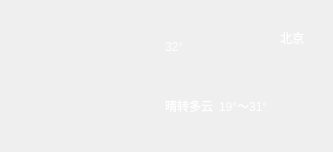
    <widget class="QWidget" name="widget_tianqi" native="true">
     <property name="geometry">
      <rect>
       <x>10</x>
       <y>50</y>
       <width>333</width>
       <height>130</height>
      </rect>
     </property>
     <layout class="QHBoxLayout" name="horizontalLayout_9">
      <item>
       <widget class="QLabel" name="lblTypeIcon">
        <property name="minimumSize">
         <size>
          <width>130</width>
          <height>130</height>
         </size>
        </property>
        <property name="maximumSize">
         <size>
          <width>130</width>
          <height>130</height>
         </size>
        </property>
        <property name="text">
         <string/>
        </property>
        <property name="pixmap">
         <pixmap resource="main.qrc">:/res/type/DuoYun.png</pixmap>
        </property>
        <property name="scaledContents">
         <bool>true</bool>
        </property>
        <property name="alignment">
         <set>Qt::AlignmentFlag::AlignCenter</set>
        </property>
       </widget>
      </item>
      <item>
       <widget class="QWidget" name="widget_5" native="true">
        <property name="minimumSize">
         <size>
          <width>0</width>
          <height>130</height>
         </size>
        </property>
        <property name="maximumSize">
         <size>
          <width>16777215</width>
          <height>130</height>
         </size>
        </property>
        <layout class="QVBoxLayout" name="verticalLayout_8">
         <item>
          <widget class="QWidget" name="widget_3" native="true">
           <layout class="QHBoxLayout" name="horizontalLayout_7">
            <item>
             <widget class="QLabel" name="lblTemp">
              <property name="styleSheet">
               <string notr="true">color: rgb(255, 255, 255);
font: 50pt &quot;Arial&quot;;
background-color: rgba(0, 255, 255, 0);</string>
              </property>
              <property name="text">
               <string>32°</string>
              </property>
             </widget>
            </item>
            <item>
             <spacer name="horizontalSpacer_3">
              <property name="orientation">
               <enum>Qt::Orientation::Horizontal</enum>
              </property>
              <property name="sizeHint" stdset="0">
               <size>
                <width>40</width>
                <height>20</height>
               </size>
              </property>
             </spacer>
            </item>
            <item>
             <widget class="QLabel" name="lblCity">
              <property name="styleSheet">
               <string notr="true">color: rgb(255, 255, 255);
font: 12pt &quot;Sarasa Gothic SC&quot;;
background-color: rgba(0, 255, 255, 0);</string>
              </property>
              <property name="text">
               <string>北京</string>
              </property>
              <property name="alignment">
               <set>Qt::AlignmentFlag::AlignLeading|Qt::AlignmentFlag::AlignLeft|Qt::AlignmentFlag::AlignTop</set>
              </property>
             </widget>
            </item>
           </layout>
          </widget>
         </item>
         <item>
          <widget class="QWidget" name="widget_4" native="true">
           <layout class="QHBoxLayout" name="horizontalLayout_8">
            <item>
             <widget class="QLabel" name="lblType">
              <property name="styleSheet">
               <string notr="true">color: rgb(255, 255, 255);
font: 12pt &quot;Arial&quot;;
background-color: rgba(0, 255, 255, 0);</string>
              </property>
              <property name="text">
               <string>晴转多云</string>
              </property>
             </widget>
            </item>
            <item>
             <widget class="QLabel" name="lblLowHigh">
              <property name="styleSheet">
               <string notr="true">color: rgb(255, 255, 255);
font: 12pt &quot;Arial&quot;;
background-color: rgba(0, 255, 255, 0);</string>
              </property>
              <property name="text">
               <string>19°～31°</string>
              </property>
             </widget>
            </item>
            <item>
             <spacer name="horizontalSpacer_2">
              <property name="orientation">
               <enum>Qt::Orientation::Horizontal</enum>
              </property>
              <property name="sizeHint" stdset="0">
               <size>
                <width>40</width>
                <height>20</height>
               </size>
              </property>
             </spacer>
            </item>
           </layout>
          </widget>
         </item>
        </layout>
       </widget>
      </item>
     </layout>
    </widget>
